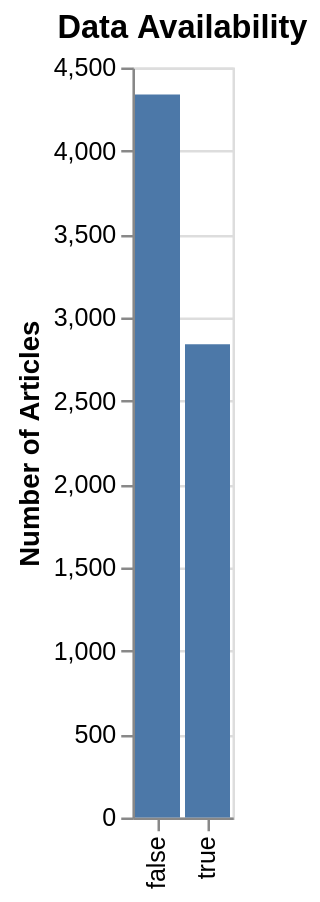

Write notebook code for a chart like this one.
### Markdown cell above
#### Visualizing

### Code cell
(
    alt.Chart(data_avail)
    .mark_bar()
    .encode(
        x=alt.X("data_available:O", title=""),
        y=alt.Y("count:Q", title="Number of Articles"),
    )
    .properties(title="Data Availability")
)

### Figure 1 — Vega-Lite specification as saved in the notebook (floating-point values rounded to 4 significant figures)
{"config": {"view": {"continuousWidth": 300, "continuousHeight": 300}}, "data": {"name": "data-f50f67bddeb1bb21fdde108ca5a2215e"}, "mark": {"type": "bar"}, "encoding": {"x": {"field": "data_available", "title": "", "type": "ordinal"}, "y": {"field": "count", "title": "Number of Articles", "type": "quantitative"}}, "title": "Data Availability", "$schema": "https://vega.github.io/schema/vega-lite/v6.1.0.json", "datasets": {"data-f50f67bddeb1bb21fdde108ca5a2215e": [{"data_available": false, "count": 4338}, {"data_available": true, "count": 2840}]}}
